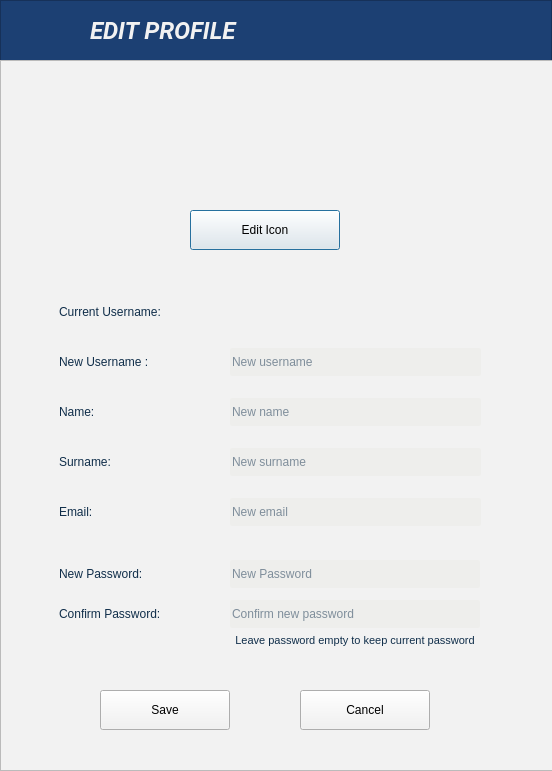
<?xml version="1.0" encoding="UTF-8"?>
<ui version="4.0">
 <class>ProfileUpdateDialog</class>
 <widget class="QDialog" name="ProfileUpdateDialog">
  <property name="geometry">
   <rect>
    <x>0</x>
    <y>0</y>
    <width>552</width>
    <height>771</height>
   </rect>
  </property>
  <property name="sizePolicy">
   <sizepolicy hsizetype="Fixed" vsizetype="Fixed">
    <horstretch>0</horstretch>
    <verstretch>0</verstretch>
   </sizepolicy>
  </property>
  <property name="font">
   <font>
    <family>Roboto Light</family>
   </font>
  </property>
  <property name="windowTitle">
   <string>Edit Profile</string>
  </property>
  <property name="windowIcon">
   <iconset resource="resource.qrc">
    <normaloff>:/images/user.png</normaloff>:/images/user.png</iconset>
  </property>
  <property name="styleSheet">
   <string notr="true">background-color: #F2F2f2;</string>
  </property>
  <widget class="QFrame" name="header_user_page">
   <property name="geometry">
    <rect>
     <x>0</x>
     <y>0</y>
     <width>552</width>
     <height>61</height>
    </rect>
   </property>
   <property name="styleSheet">
    <string notr="true">background-color: #1C4073;</string>
   </property>
   <property name="frameShape">
    <enum>QFrame::StyledPanel</enum>
   </property>
   <property name="frameShadow">
    <enum>QFrame::Raised</enum>
   </property>
   <widget class="QLabel" name="header_image_user_page">
    <property name="geometry">
     <rect>
      <x>6</x>
      <y>6</y>
      <width>61</width>
      <height>51</height>
     </rect>
    </property>
    <property name="text">
     <string/>
    </property>
    <property name="pixmap">
     <pixmap resource="resource.qrc">:/images/collaboration_white.png</pixmap>
    </property>
    <property name="scaledContents">
     <bool>true</bool>
    </property>
   </widget>
   <widget class="QLabel" name="label_2">
    <property name="geometry">
     <rect>
      <x>90</x>
      <y>10</y>
      <width>391</width>
      <height>41</height>
     </rect>
    </property>
    <property name="font">
     <font>
      <family>Roboto</family>
     </font>
    </property>
    <property name="styleSheet">
     <string notr="true">color: #f2f2f2;</string>
    </property>
    <property name="text">
     <string>&lt;html&gt;&lt;head/&gt;&lt;body&gt;&lt;p&gt;&lt;span style=&quot; font-size:18pt; font-weight:600; font-style:italic;&quot;&gt;EDIT PROFILE&lt;/span&gt;&lt;/p&gt;&lt;/body&gt;&lt;/html&gt;</string>
    </property>
   </widget>
  </widget>
  <widget class="QFrame" name="frame">
   <property name="geometry">
    <rect>
     <x>0</x>
     <y>60</y>
     <width>561</width>
     <height>711</height>
    </rect>
   </property>
   <property name="frameShape">
    <enum>QFrame::StyledPanel</enum>
   </property>
   <property name="frameShadow">
    <enum>QFrame::Raised</enum>
   </property>
   <widget class="QLabel" name="label_3">
    <property name="geometry">
     <rect>
      <x>200</x>
      <y>10</y>
      <width>130</width>
      <height>130</height>
     </rect>
    </property>
    <property name="text">
     <string/>
    </property>
    <property name="pixmap">
     <pixmap resource="resource.qrc">:/images/user_icon.png</pixmap>
    </property>
    <property name="scaledContents">
     <bool>true</bool>
    </property>
   </widget>
   <widget class="QPushButton" name="change_icon_pushButton">
    <property name="geometry">
     <rect>
      <x>190</x>
      <y>150</y>
      <width>150</width>
      <height>40</height>
     </rect>
    </property>
    <property name="cursor">
     <cursorShape>PointingHandCursor</cursorShape>
    </property>
    <property name="text">
     <string>Edit Icon</string>
    </property>
   </widget>
   <widget class="QPushButton" name="changepass_change_pushButton">
    <property name="geometry">
     <rect>
      <x>100</x>
      <y>630</y>
      <width>130</width>
      <height>40</height>
     </rect>
    </property>
    <property name="cursor">
     <cursorShape>PointingHandCursor</cursorShape>
    </property>
    <property name="text">
     <string>Save</string>
    </property>
   </widget>
   <widget class="QPushButton" name="changepass_cancel_pushButton">
    <property name="geometry">
     <rect>
      <x>300</x>
      <y>630</y>
      <width>130</width>
      <height>40</height>
     </rect>
    </property>
    <property name="cursor">
     <cursorShape>PointingHandCursor</cursorShape>
    </property>
    <property name="text">
     <string>Cancel</string>
    </property>
   </widget>
   <widget class="QFrame" name="gridFrame">
    <property name="geometry">
     <rect>
      <x>0</x>
      <y>230</y>
      <width>552</width>
      <height>371</height>
     </rect>
    </property>
    <property name="styleSheet">
     <string notr="true">margin-left: 20px;
margin-right: 20px;</string>
    </property>
    <property name="frameShape">
     <enum>QFrame::NoFrame</enum>
    </property>
    <property name="frameShadow">
     <enum>QFrame::Plain</enum>
    </property>
    <widget class="QLabel" name="changeuser_currentuser_label">
     <property name="geometry">
      <rect>
       <x>36</x>
       <y>8</y>
       <width>177</width>
       <height>28</height>
      </rect>
     </property>
     <property name="styleSheet">
      <string notr="true">color:  #102E4A;</string>
     </property>
     <property name="text">
      <string>Current Username:</string>
     </property>
    </widget>
    <widget class="QLabel" name="changeuser_username_label">
     <property name="geometry">
      <rect>
       <x>230</x>
       <y>8</y>
       <width>250</width>
       <height>28</height>
      </rect>
     </property>
     <property name="styleSheet">
      <string notr="true">color:  #102E4A;
margin: 0px;</string>
     </property>
     <property name="text">
      <string/>
     </property>
    </widget>
    <widget class="QLabel" name="changeuser_newusername_label">
     <property name="geometry">
      <rect>
       <x>36</x>
       <y>58</y>
       <width>173</width>
       <height>28</height>
      </rect>
     </property>
     <property name="styleSheet">
      <string notr="true">color:  #102E4A;</string>
     </property>
     <property name="text">
      <string>New Username :    </string>
     </property>
    </widget>
    <widget class="QLineEdit" name="changeuser_newuser_lineEdit">
     <property name="geometry">
      <rect>
       <x>230</x>
       <y>58</y>
       <width>251</width>
       <height>28</height>
      </rect>
     </property>
     <property name="sizePolicy">
      <sizepolicy hsizetype="Preferred" vsizetype="Preferred">
       <horstretch>0</horstretch>
       <verstretch>0</verstretch>
      </sizepolicy>
     </property>
     <property name="styleSheet">
      <string notr="true">color:  #102E4A;
border-radius: 2px;
background-color: rgb(238, 238, 236);
margin: 0px;</string>
     </property>
     <property name="placeholderText">
      <string>New username</string>
     </property>
    </widget>
    <widget class="QLabel" name="change_newpass_label">
     <property name="geometry">
      <rect>
       <x>36</x>
       <y>270</y>
       <width>151</width>
       <height>28</height>
      </rect>
     </property>
     <property name="styleSheet">
      <string notr="true">color:  #102E4A;</string>
     </property>
     <property name="text">
      <string>New Password:</string>
     </property>
    </widget>
    <widget class="QLineEdit" name="changepass_newpass_lineEdit">
     <property name="geometry">
      <rect>
       <x>230</x>
       <y>270</y>
       <width>250</width>
       <height>28</height>
      </rect>
     </property>
     <property name="sizePolicy">
      <sizepolicy hsizetype="Preferred" vsizetype="Preferred">
       <horstretch>0</horstretch>
       <verstretch>0</verstretch>
      </sizepolicy>
     </property>
     <property name="styleSheet">
      <string notr="true">color:  #102E4A; 
border-radius: 2px;
background-color: rgb(238, 238, 236);
margin: 0px;</string>
     </property>
     <property name="placeholderText">
      <string>New Password</string>
     </property>
    </widget>
    <widget class="QLineEdit" name="changepass_confirmpass_lineEdit">
     <property name="geometry">
      <rect>
       <x>230</x>
       <y>310</y>
       <width>250</width>
       <height>28</height>
      </rect>
     </property>
     <property name="sizePolicy">
      <sizepolicy hsizetype="Ignored" vsizetype="Ignored">
       <horstretch>0</horstretch>
       <verstretch>0</verstretch>
      </sizepolicy>
     </property>
     <property name="styleSheet">
      <string notr="true">color:  #102E4A; border-radius: 2px;
background-color: rgb(238, 238, 236);
margin: 0px;</string>
     </property>
     <property name="placeholderText">
      <string>Confirm new password</string>
     </property>
    </widget>
    <widget class="QLabel" name="change_confirmpass_label">
     <property name="geometry">
      <rect>
       <x>36</x>
       <y>310</y>
       <width>175</width>
       <height>28</height>
      </rect>
     </property>
     <property name="styleSheet">
      <string notr="true">color:  #102E4A;</string>
     </property>
     <property name="text">
      <string>Confirm Password:</string>
     </property>
    </widget>
    <widget class="QLabel" name="changeuser_newname_label">
     <property name="geometry">
      <rect>
       <x>36</x>
       <y>108</y>
       <width>173</width>
       <height>28</height>
      </rect>
     </property>
     <property name="styleSheet">
      <string notr="true">color:  #102E4A;</string>
     </property>
     <property name="text">
      <string>Name:    </string>
     </property>
    </widget>
    <widget class="QLabel" name="changeuser_newsurname_label">
     <property name="geometry">
      <rect>
       <x>36</x>
       <y>158</y>
       <width>173</width>
       <height>28</height>
      </rect>
     </property>
     <property name="styleSheet">
      <string notr="true">color:  #102E4A;</string>
     </property>
     <property name="text">
      <string>Surname:    </string>
     </property>
    </widget>
    <widget class="QLabel" name="changeuser_newemail_label">
     <property name="geometry">
      <rect>
       <x>36</x>
       <y>208</y>
       <width>173</width>
       <height>28</height>
      </rect>
     </property>
     <property name="styleSheet">
      <string notr="true">color:  #102E4A;</string>
     </property>
     <property name="text">
      <string>Email:    </string>
     </property>
    </widget>
    <widget class="QLineEdit" name="changeuser_newname_lineEdit">
     <property name="geometry">
      <rect>
       <x>230</x>
       <y>108</y>
       <width>251</width>
       <height>28</height>
      </rect>
     </property>
     <property name="sizePolicy">
      <sizepolicy hsizetype="Preferred" vsizetype="Preferred">
       <horstretch>0</horstretch>
       <verstretch>0</verstretch>
      </sizepolicy>
     </property>
     <property name="styleSheet">
      <string notr="true">color:  #102E4A;
border-radius: 2px;
background-color: rgb(238, 238, 236);
margin: 0px;</string>
     </property>
     <property name="placeholderText">
      <string>New name</string>
     </property>
    </widget>
    <widget class="QLineEdit" name="changeuser_newsurname_lineEdit">
     <property name="geometry">
      <rect>
       <x>230</x>
       <y>158</y>
       <width>251</width>
       <height>28</height>
      </rect>
     </property>
     <property name="sizePolicy">
      <sizepolicy hsizetype="Preferred" vsizetype="Preferred">
       <horstretch>0</horstretch>
       <verstretch>0</verstretch>
      </sizepolicy>
     </property>
     <property name="styleSheet">
      <string notr="true">color:  #102E4A;
border-radius: 2px;
background-color: rgb(238, 238, 236);
margin: 0px;</string>
     </property>
     <property name="placeholderText">
      <string>New surname</string>
     </property>
    </widget>
    <widget class="QLineEdit" name="changeuser_newemail_lineEdit">
     <property name="geometry">
      <rect>
       <x>230</x>
       <y>208</y>
       <width>251</width>
       <height>28</height>
      </rect>
     </property>
     <property name="sizePolicy">
      <sizepolicy hsizetype="Preferred" vsizetype="Preferred">
       <horstretch>0</horstretch>
       <verstretch>0</verstretch>
      </sizepolicy>
     </property>
     <property name="styleSheet">
      <string notr="true">color:  #102E4A;
border-radius: 2px;
background-color: rgb(238, 238, 236);
margin: 0px;</string>
     </property>
     <property name="placeholderText">
      <string>New email</string>
     </property>
    </widget>
    <widget class="QLabel" name="changeuser_username_label_2">
     <property name="geometry">
      <rect>
       <x>230</x>
       <y>340</y>
       <width>250</width>
       <height>20</height>
      </rect>
     </property>
     <property name="styleSheet">
      <string notr="true">color:  #102E4A;
margin: 0px;
font-size:8pt</string>
     </property>
     <property name="text">
      <string>Leave password empty to keep current password</string>
     </property>
     <property name="textFormat">
      <enum>Qt::AutoText</enum>
     </property>
     <property name="alignment">
      <set>Qt::AlignCenter</set>
     </property>
    </widget>
   </widget>
  </widget>
 </widget>
 <tabstops>
  <tabstop>change_icon_pushButton</tabstop>
  <tabstop>changeuser_newuser_lineEdit</tabstop>
  <tabstop>changeuser_newname_lineEdit</tabstop>
  <tabstop>changeuser_newsurname_lineEdit</tabstop>
  <tabstop>changeuser_newemail_lineEdit</tabstop>
  <tabstop>changepass_newpass_lineEdit</tabstop>
  <tabstop>changepass_confirmpass_lineEdit</tabstop>
  <tabstop>changepass_change_pushButton</tabstop>
  <tabstop>changepass_cancel_pushButton</tabstop>
 </tabstops>
 <resources>
  <include location="resource.qrc"/>
 </resources>
 <connections/>
</ui>
